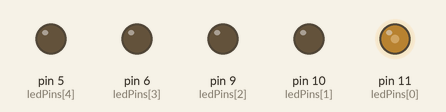
The sketch below on a simulated Arduino Uno, built with avr-gcc and run on an emulated ATmega328P. On the bench: output pins drawn as LEDs (lit = HIGH).

Above: at 0.05 s.
At 1.55 s:
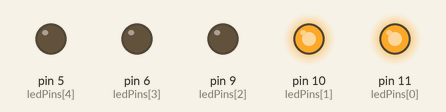
At 3.05 s:
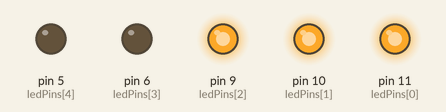
At 6.1 s:
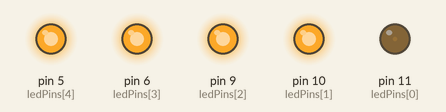
At 9.15 s:
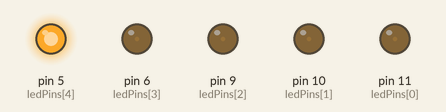
At 12.2 s:
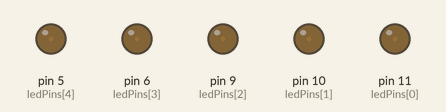
Timing chart, 0 to 15.9 s (numbered marks = the images above):
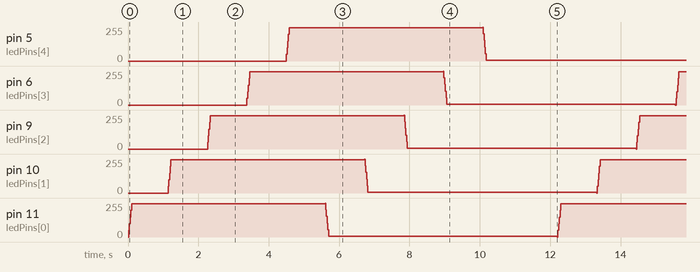

The sketch:

LabAct2.ino
```cpp
int ledPins[5] = {11, 10, 9, 6, 5};
int numLeds = 5;

void setup() {
  int i = 0;
  while (i < numLeds) {
    pinMode(ledPins[i], OUTPUT);
    i++;
  }
}

void loop() {
  int brightness = 0;
  int fadeAmount = 50;

  int onIndex = 0;
  while (onIndex < numLeds) {
    brightness = 0;
    while (brightness <= 255) {
      analogWrite(ledPins[onIndex], brightness);
      brightness += fadeAmount;
      delay(20);
    }
    delay(1000);
    onIndex++;
  }

  int offIndex = 0;
  while (offIndex < numLeds) {
    brightness = 255;
    while (brightness >= 0) {
      analogWrite(ledPins[offIndex], brightness);
      brightness -= fadeAmount;
      delay(20);
    }
    delay(1000);
    offIndex++;
  }

  delay(1000);
}
```

Measured:
- by itself, pin 5 (ledPins[4]), pin 6 (ledPins[3]), pin 9 (ledPins[2]), pin 10 (ledPins[1]), pin 11 (ledPins[0]): repeats every 12.2 s: 100/255 0.02 s, 150/255 0.02 s, 200/255 0.02 s, 250/255 5.5 s, 255/255 0.02 s, 205/255 0.02 s, 155/255 0.02 s, 105/255 0.02 s, 55/255 0.02 s, 5/255 6.5 s, 0/255 0.02 s, 50/255 0.02 s
